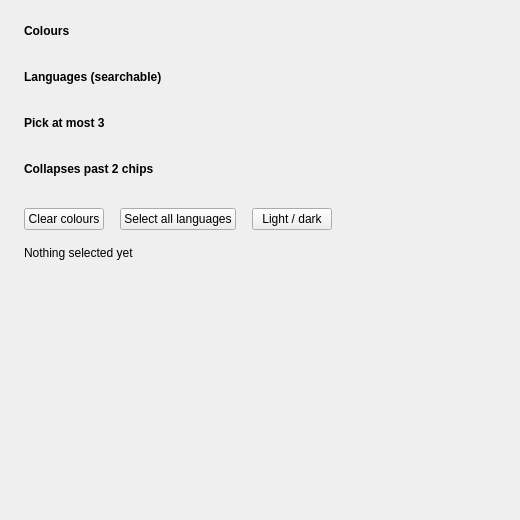
<?xml version="1.0" encoding="UTF-8"?>
<ui version="4.0">
 <class>MainWindow</class>
 <widget class="QMainWindow" name="MainWindow">
  <property name="geometry">
   <rect>
    <x>0</x>
    <y>0</y>
    <width>520</width>
    <height>520</height>
   </rect>
  </property>
  <property name="windowTitle">
   <string>QCustomMultiSelect</string>
  </property>
  <widget class="QWidget" name="centralwidget">
   <layout class="QVBoxLayout" name="verticalLayout">
    <property name="spacing">
     <number>16</number>
    </property>
    <property name="leftMargin">
     <number>24</number>
    </property>
    <property name="topMargin">
     <number>24</number>
    </property>
    <property name="rightMargin">
     <number>24</number>
    </property>
    <property name="bottomMargin">
     <number>24</number>
    </property>
    <item>
     <widget class="QLabel" name="coloursHeading">
      <property name="font">
       <font>
        <bold>true</bold>
       </font>
      </property>
      <property name="text">
       <string>Colours</string>
      </property>
     </widget>
    </item>
    <item>
     <widget class="QCustomMultiSelect" name="coloursSelect">
      <property name="optionsCsv" stdset="0">
       <string>Red,Green,Blue</string>
      </property>
      <property name="placeholderText" stdset="0">
       <string>Choose colours</string>
      </property>
     </widget>
    </item>
    <item>
     <widget class="QLabel" name="languagesHeading">
      <property name="font">
       <font>
        <bold>true</bold>
       </font>
      </property>
      <property name="text">
       <string>Languages (searchable)</string>
      </property>
     </widget>
    </item>
    <item>
     <widget class="QCustomMultiSelect" name="languagesSelect">
      <property name="optionsCsv" stdset="0">
       <string>py=Python,js=JavaScript,rs=Rust,go=Go,cpp=C++,rb=Ruby,kt=Kotlin,swift=Swift,ts=TypeScript</string>
      </property>
      <property name="placeholderText" stdset="0">
       <string>Search and pick</string>
      </property>
      <property name="searchable" stdset="0">
       <bool>true</bool>
      </property>
     </widget>
    </item>
    <item>
     <widget class="QLabel" name="cappedHeading">
      <property name="font">
       <font>
        <bold>true</bold>
       </font>
      </property>
      <property name="text">
       <string>Pick at most 3</string>
      </property>
     </widget>
    </item>
    <item>
     <widget class="QCustomMultiSelect" name="cappedSelect">
      <property name="optionsCsv" stdset="0">
       <string>py=Python,js=JavaScript,rs=Rust,go=Go,cpp=C++,rb=Ruby,kt=Kotlin,swift=Swift,ts=TypeScript</string>
      </property>
      <property name="placeholderText" stdset="0">
       <string>Up to three</string>
      </property>
      <property name="maxSelection" stdset="0">
       <number>3</number>
      </property>
     </widget>
    </item>
    <item>
     <widget class="QLabel" name="collapsedHeading">
      <property name="font">
       <font>
        <bold>true</bold>
       </font>
      </property>
      <property name="text">
       <string>Collapses past 2 chips</string>
      </property>
     </widget>
    </item>
    <item>
     <widget class="QCustomMultiSelect" name="collapsedSelect">
      <property name="optionsCsv" stdset="0">
       <string>py=Python,js=JavaScript,rs=Rust,go=Go,cpp=C++,rb=Ruby,kt=Kotlin,swift=Swift,ts=TypeScript</string>
      </property>
      <property name="selectedCsv" stdset="0">
       <string>py,js,rs,go</string>
      </property>
      <property name="maxChips" stdset="0">
       <number>2</number>
      </property>
     </widget>
    </item>
    <item>
     <layout class="QHBoxLayout" name="controlsRow">
      <item>
       <widget class="QPushButton" name="clearButton">
        <property name="text">
         <string>Clear colours</string>
        </property>
       </widget>
      </item>
      <item>
       <widget class="QPushButton" name="selectAllButton">
        <property name="text">
         <string>Select all languages</string>
        </property>
       </widget>
      </item>
      <item>
       <widget class="QPushButton" name="themeButton">
        <property name="text">
         <string>Light / dark</string>
        </property>
       </widget>
      </item>
      <item>
       <spacer name="controlsSpacer">
        <property name="orientation">
         <enum>Qt::Horizontal</enum>
        </property>
        <property name="sizeHint" stdset="0">
         <size>
          <width>40</width>
          <height>20</height>
         </size>
        </property>
       </spacer>
      </item>
     </layout>
    </item>
    <item>
     <widget class="QLabel" name="statusLabel">
      <property name="text">
       <string>Nothing selected yet</string>
      </property>
     </widget>
    </item>
    <item>
     <spacer name="verticalSpacer">
      <property name="orientation">
       <enum>Qt::Vertical</enum>
      </property>
      <property name="sizeHint" stdset="0">
       <size>
        <width>20</width>
        <height>40</height>
       </size>
      </property>
     </spacer>
    </item>
   </layout>
  </widget>
 </widget>
 <customwidgets>
  <customwidget>
   <class>QCustomMultiSelect</class>
   <extends>QWidget</extends>
   <header location="global">Custom_Widgets.QCustomMultiSelect.h</header>
  </customwidget>
 </customwidgets>
 <resources/>
 <connections/>
</ui>
